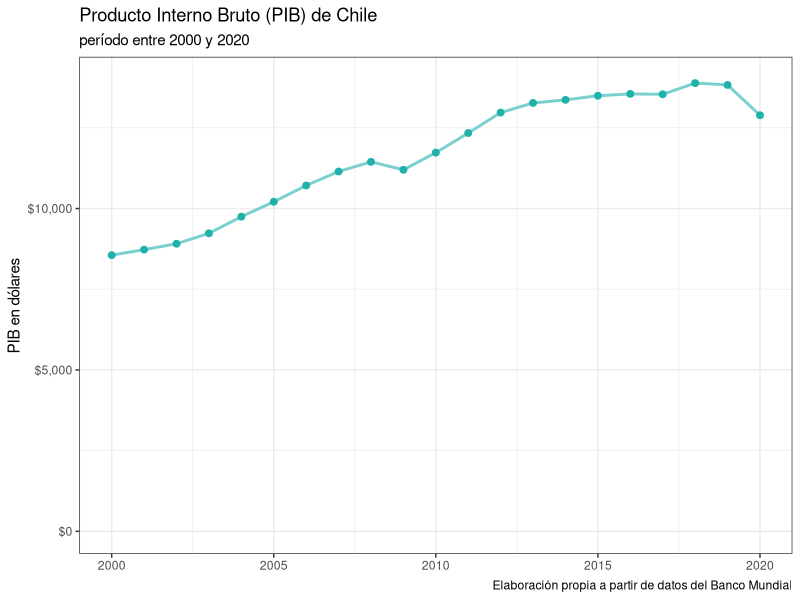
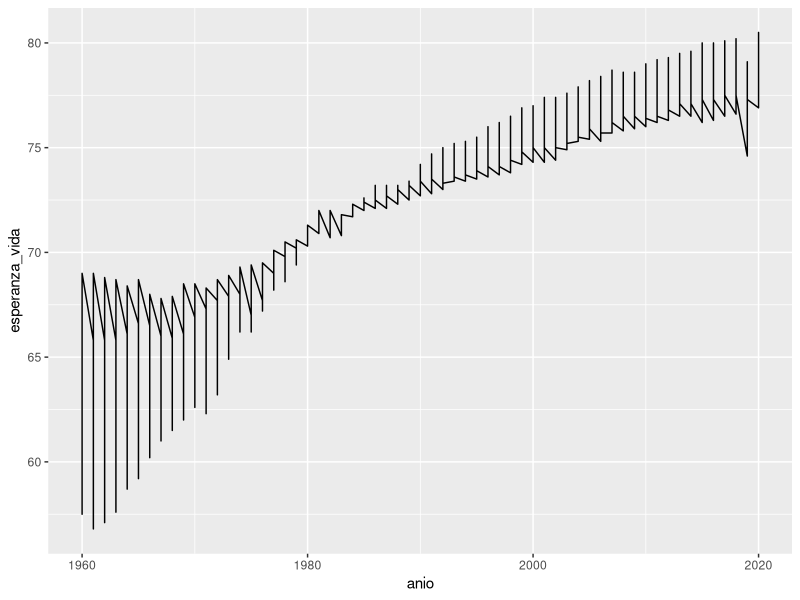
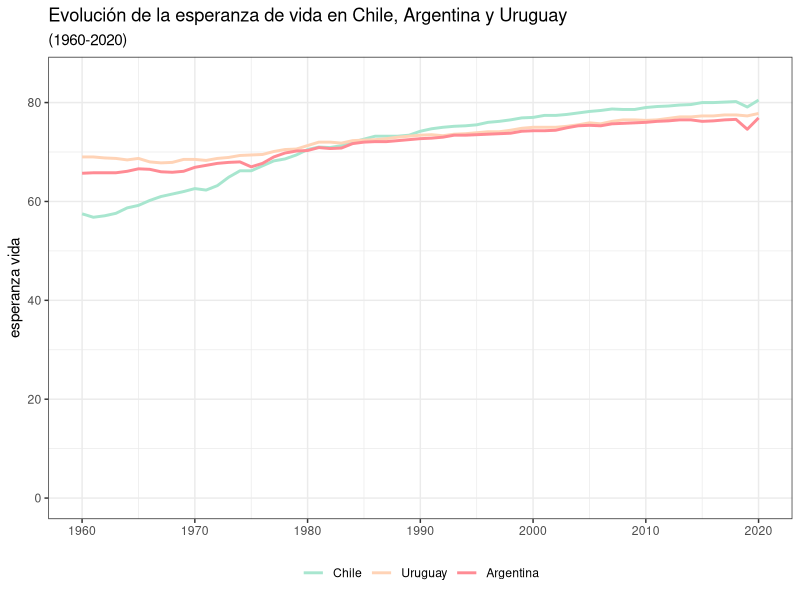
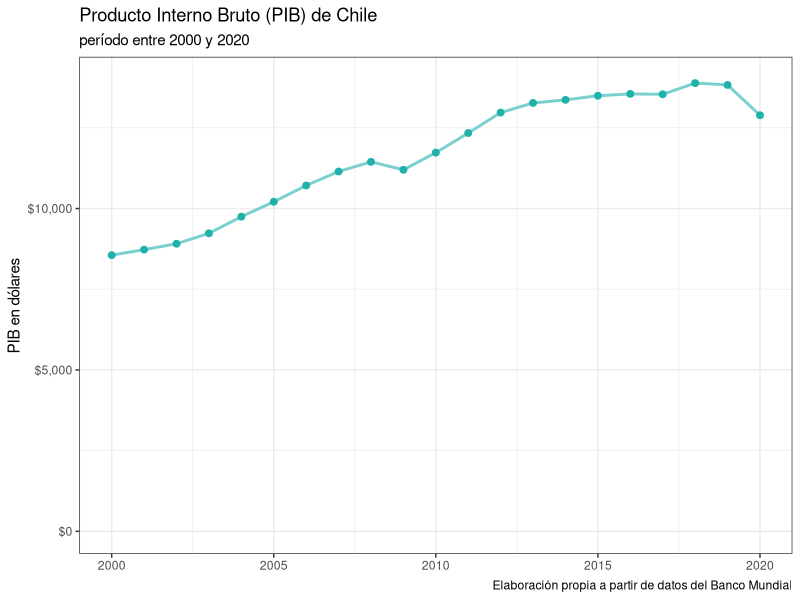

The R source for these figures, in order:
# Visualización de datos con ggplot2

# Paquetes ----
library(readr)
library(dplyr)
library(ggplot2)
library(forcats) # para trabajar con variables de tipo factor

# Importar los datos ----

desarrollo <- read_csv("datos/datos-desarrollo.csv")

# Gráfico 1: PIB de Chile ----

desarrollo |> 
  filter(pais == "Chile", anio >= 2000) |> 
  ggplot(aes(x = anio, y = pib)) +
  geom_line(color = "#79d0cc", size = 1)  +
  geom_point(color = "#20b2aa", size = 2) +
  scale_y_continuous(limits = c(0, 14000), labels = scales::dollar) +
  labs(title = "Producto Interno Bruto (PIB) de Chile",
       subtitle = "período entre 2000 y 2020",
       y = "PIB en dólares",
       x = NULL,
       caption = "Elaboración propia a partir de datos del Banco Mundial") +
  theme_bw()

# guardar el gráfico con un comando

ggsave("figuras/linea-pib-chile.png", width = 10, height = 7)

# Gráfico 2: Vamos a agregar más países y miraremos otra variable


# Antes: si no usáramos el "pipe", tendríamos que guardar nuestros datos filtrados en un objeto intermedio antes de hacer el gráfico.

cono_sur <- filter(desarrollo, pais %in% c("Chile", "Argentina", "Uruguay"))

ggplot(cono_sur, aes(x = anio, y = esperanza_vida)) +
  geom_line()


colores_paises <- c("Chile" = "#a8e6cf", "Argentina" = "#ff8b94", "Uruguay" = "#ffd3b6")


desarrollo |> 
  filter(pais %in% c("Chile", "Argentina", "Uruguay")) |> 
  ggplot(aes(x = anio, y = esperanza_vida, color = fct_reorder2(pais, anio, esperanza_vida))) +
  geom_line(size = 1) +
  scale_y_continuous(limits = c(0, 85)) +
  scale_x_continuous(breaks = seq(1960, 2020, by = 10)) +
  scale_color_manual(values = colores_paises) +
  labs(title = "Evolución de la esperanza de vida en Chile, Argentina y Uruguay",
       subtitle = "(1960-2020)",
       x = NULL,
       y = "esperanza vida",
       color = NULL) +
  theme_bw() +
  theme(legend.position = "bottom")


